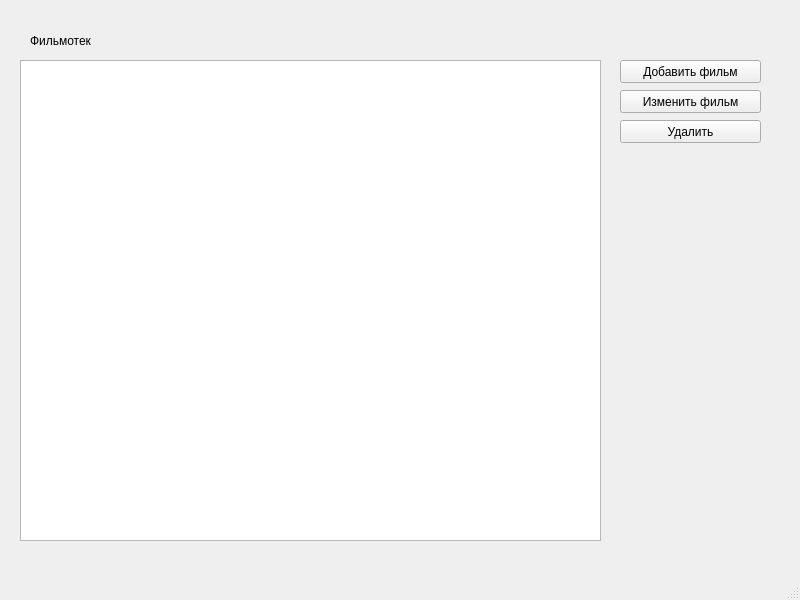
<?xml version="1.0" encoding="UTF-8"?>
<ui version="4.0">
 <class>MainWindow</class>
 <widget class="QMainWindow" name="MainWindow">
  <property name="geometry">
   <rect>
    <x>0</x>
    <y>0</y>
    <width>800</width>
    <height>600</height>
   </rect>
  </property>
  <property name="windowTitle">
   <string>MainWindow</string>
  </property>
  <widget class="QWidget" name="centralwidget">
   <widget class="QPushButton" name="pushButton_2">
    <property name="geometry">
     <rect>
      <x>620</x>
      <y>90</y>
      <width>141</width>
      <height>23</height>
     </rect>
    </property>
    <property name="text">
     <string>Изменить фильм</string>
    </property>
   </widget>
   <widget class="QTableWidget" name="tableWidget">
    <property name="geometry">
     <rect>
      <x>20</x>
      <y>60</y>
      <width>581</width>
      <height>481</height>
     </rect>
    </property>
    <attribute name="horizontalHeaderDefaultSectionSize">
     <number>105</number>
    </attribute>
   </widget>
   <widget class="QPushButton" name="pushButton_3">
    <property name="geometry">
     <rect>
      <x>620</x>
      <y>120</y>
      <width>141</width>
      <height>23</height>
     </rect>
    </property>
    <property name="text">
     <string>Удалить</string>
    </property>
   </widget>
   <widget class="QPushButton" name="pushButton_4">
    <property name="geometry">
     <rect>
      <x>620</x>
      <y>60</y>
      <width>141</width>
      <height>23</height>
     </rect>
    </property>
    <property name="text">
     <string>Добавить фильм</string>
    </property>
   </widget>
   <widget class="QLabel" name="label">
    <property name="geometry">
     <rect>
      <x>30</x>
      <y>30</y>
      <width>61</width>
      <height>21</height>
     </rect>
    </property>
    <property name="text">
     <string>Фильмотека</string>
    </property>
   </widget>
  </widget>
  <widget class="QMenuBar" name="menubar">
   <property name="geometry">
    <rect>
     <x>0</x>
     <y>0</y>
     <width>800</width>
     <height>21</height>
    </rect>
   </property>
  </widget>
  <widget class="QStatusBar" name="statusbar"/>
 </widget>
 <resources/>
 <connections/>
</ui>
